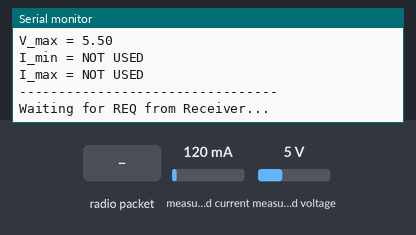
Bench run of a sketch on a simulated ESP32. Parts: the last lines printed to the serial monitor. The inputs (shaded band) are chosen by the test bench; at power-on: measured current 120 mA, measured voltage 5 V.

Above: at 3.5 s.
3.6 s: radio packet "1" arrives
At 4.5 s:
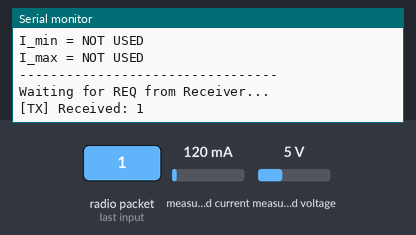
5.1 s: radio packet "0" arrives
At 5.7 s:
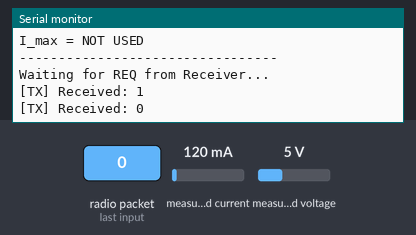
Timing chart, 0 to 8.1 s (numbered marks = the images above; inputs shaded):
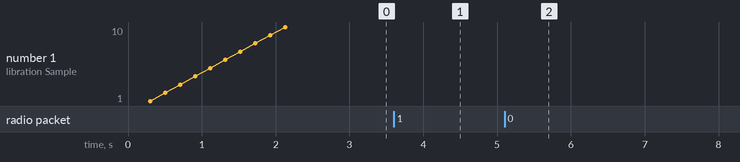

The sketch:

trnsmitter_code_2.0.ino
```cpp
#include <WiFi.h>
#include <esp_now.h>
#include "esp_wifi.h"
#include <Wire.h>
#include <Adafruit_INA219.h>

// ---------------- INA219 SENSOR ----------------
Adafruit_INA219 ina219;

// ---------------- PACKET STRUCT ----------------
typedef struct {
  uint8_t type;
  float voltage;
  float current;
  uint8_t status;
  uint8_t reason;
} Packet;

Packet packetOUT;

// ---------------- GLOBALS ----------------
float measuredV = 0, measuredI = 0;

float thresholdV_min = 0, thresholdV_max = 0;
float thresholdI_min = 0, thresholdI_max = 0;   // (Not used anymore)

bool initialThresholdSet = false;

uint8_t receiverMAC[] = {0x00,0x00,0x00,0x00,0x00,0x00};

// ------------------------------------------------
// READ SENSOR
// ------------------------------------------------
void readSensor() {
  measuredV = ina219.getBusVoltage_V();
  measuredI = ina219.getCurrent_mA();
}

// ------------------------------------------------
// AUTO-CALIBRATE THRESHOLDS (FIRST STABLE READING)
// ------------------------------------------------
void autoCalibrateThresholds() {
  Serial.println("\n[TX] Auto-calibrating thresholds...");

  float sumV = 0, sumI = 0;
  const int samples = 10;

  for (int i = 0; i < samples; i++) {
    readSensor();
    sumV += measuredV;
    sumI += measuredI;

    Serial.print("[TX] Calibration Sample ");
    Serial.print(i + 1);
    Serial.print(": V=");
    Serial.print(measuredV);
    Serial.print(" I=");
    Serial.println(measuredI);

    delay(200);
  }

  float avgV = sumV / samples;

  // ------------------- VOLTAGE THRESHOLDS ONLY -------------------
  thresholdV_min = avgV * 0.90;
  thresholdV_max = avgV * 1.10;

  // ----------- CURRENT THRESHOLD REMOVED (DUMMY VALUES set) ------
  thresholdI_min = -999999;
  thresholdI_max =  999999;

  initialThresholdSet = true;

  Serial.println("\n------ AUTO THRESHOLDS SET ------");
  Serial.print("V_min = "); Serial.println(thresholdV_min);
  Serial.print("V_max = "); Serial.println(thresholdV_max);

  Serial.println("I_min = NOT USED");
  Serial.println("I_max = NOT USED");
  Serial.println("---------------------------------\n");
}

// ------------------------------------------------
// RECEIVE CALLBACK
// ------------------------------------------------
void OnDataRecv(const esp_now_recv_info *info, const uint8_t *data, int len) {

  Serial.print("[TX] Received: ");
  for (int i = 0; i < len; i++) Serial.print((char)data[i]);
  Serial.println();

  if (len == 3 && strncmp((const char*)data, "REQ", 3) == 0) {

    Serial.println("[TX] REQ Received.");

    if (!initialThresholdSet) {
      Serial.println("[TX] ERROR: Thresholds NOT calibrated!");
      return;
    }

    readSensor();

    Serial.print("[TX] Live Values → V=");
    Serial.print(measuredV);
    Serial.print(" I=");
    Serial.println(measuredI);

    // ---------------- SEND TYPE 1 PACKET (VALUES) ----------------
    packetOUT.type = 1;
    packetOUT.voltage = measuredV;
    packetOUT.current = measuredI;
    packetOUT.status = 0;
    packetOUT.reason = 0;

    esp_now_send(info->src_addr, (uint8_t*)&packetOUT, sizeof(packetOUT));
    Serial.println("[TX] Sent TYPE=1 (VALUES)");

    // ---------------- SEND TYPE 2 PACKET (STATUS) ----------------
    packetOUT.type = 2;

    // *** CURRENT THRESHOLD REMOVED — ONLY VOLTAGE CHECK ***
    if (measuredV < thresholdV_min || measuredV > thresholdV_max) {

      packetOUT.status = 1;
      packetOUT.reason = 1;

      Serial.println("[TX] STATUS = FAIL (Voltage Out of Range)");

    } else {
      packetOUT.status = 0;
      packetOUT.reason = 0;
      Serial.println("[TX] STATUS = OK");
    }

    esp_now_send(info->src_addr, (uint8_t*)&packetOUT, sizeof(packetOUT));
    Serial.println("[TX] Sent TYPE=2 (STATUS)");
  }
}

// ------------------------------------------------
// SEND CALLBACK
// ------------------------------------------------
void OnDataSent(const wifi_tx_info_t *info, esp_now_send_status_t status) {
  Serial.print("[TX] Delivery: ");
  Serial.println(status == ESP_NOW_SEND_SUCCESS ? "Success" : "Fail");
}

// ------------------------------------------------
// SETUP
// ------------------------------------------------
void setup() {

  Serial.begin(115200);
  delay(300);

  Serial.println("\n=== ESP32 TRANSMITTER ONLINE ===");

  if (!ina219.begin()) {
    Serial.println("[TX] INA219 not found! Check wiring.");
    while (1);
  }

  WiFi.mode(WIFI_STA);
  esp_wifi_set_channel(11, WIFI_SECOND_CHAN_NONE);

  if (esp_now_init() != ESP_OK) {
    Serial.println("[TX] ESP-NOW init failed!");
    return;
  }

  esp_now_register_recv_cb(OnDataRecv);
  esp_now_register_send_cb(OnDataSent);

  esp_now_peer_info_t peer{};
  memcpy(peer.peer_addr, receiverMAC, 6);
  peer.channel = 0;
  peer.encrypt = false;

  if (esp_now_add_peer(&peer) != ESP_OK) {
    Serial.println("[TX] Failed to add peer!");
  }

  autoCalibrateThresholds();

  Serial.println("Waiting for REQ from Receiver...");
}

// ------------------------------------------------
// LOOP
// ------------------------------------------------
void loop() {
  readSensor();
  delay(100);
}
```

Measured:
- after the input at 3.6 s, the serial monitor: prints a new line at once (image 1)
- after the input at 5.1 s, the serial monitor: prints a new line at once (image 2)
